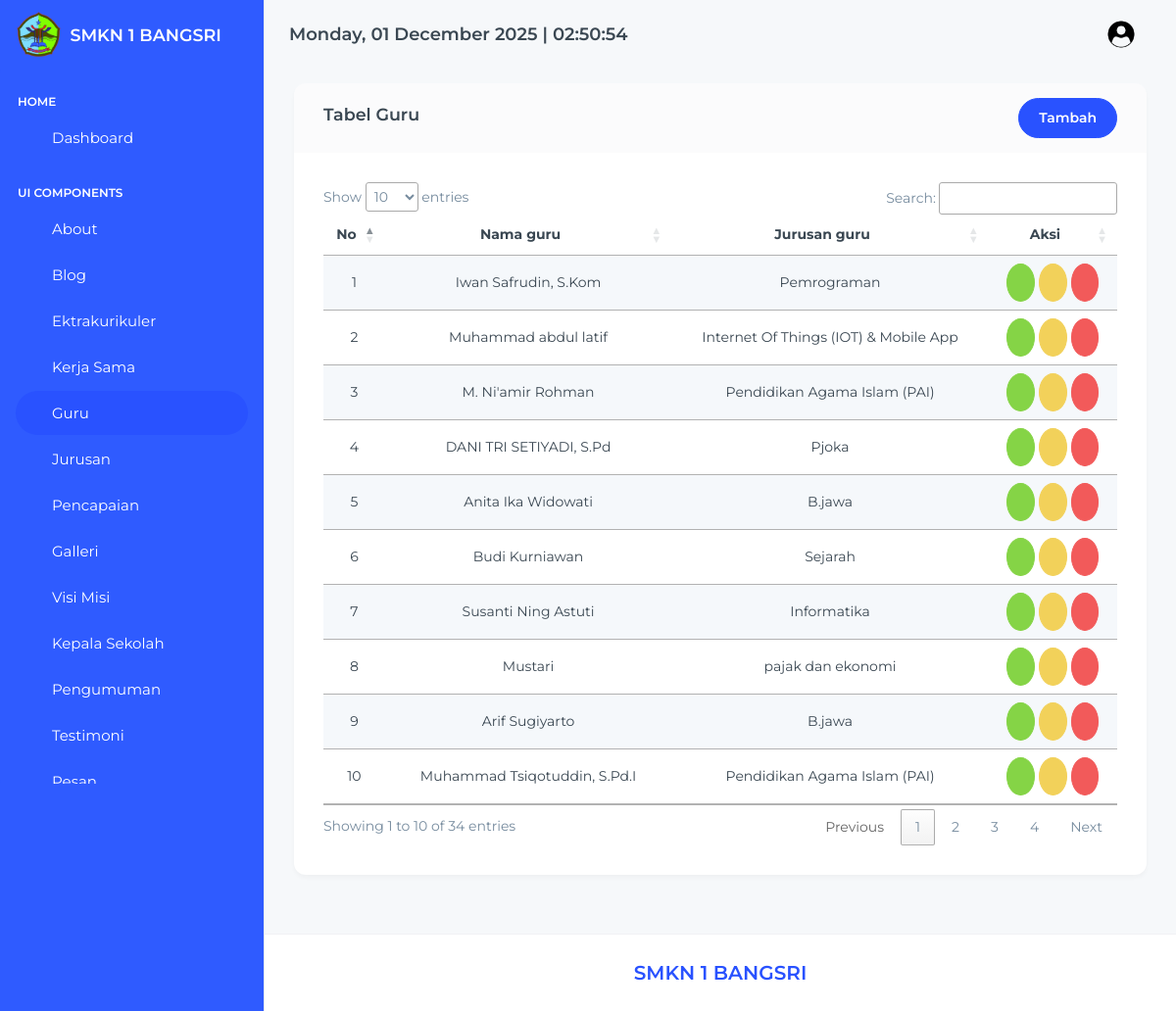
The app's page /pages/teacher/index.php (signed in) with its own data.
### tables this page shows
CREATE TABLE `teachers` (
  `id` bigint NOT NULL,
  `teacher_name` varchar(255) NOT NULL,
  `teacher_photo` text NOT NULL,
  `teacher_major` varchar(255) NOT NULL,
  `gender` varchar(200) NOT NULL
);

### pages/teacher/index.php (the view)
<?php
include '../../partials/header.php';
include '../../partials/sidebar.php';
include '../../partials/navbar.php';
$qTeachers = "SELECT * FROM teachers";
$result = mysqli_query($connect, $qTeachers) or die(mysqli_error($connect));
?>
<div class="container-fluid">
    <div class="row">
        <div class="col-12">
            <div class="card">
                <div class="card-header d-flex align-items-center justify-content-between">
                    <h5>Tabel Guru</h5>
                    <a href="./create.php" class="btn btn-primary">Tambah</a>
                </div>
                <div class="card-body">
                    <div class="table-responsive">
                        <table id="datatable" class="table table-striped table-hover align-middle">
                            <thead>
                                <tr>
                                    <th class="text-center">No</th>
                                    <th class="text-center">Nama guru</th>
                                    <th class="text-center">Jurusan guru</th>
                                    <th class="text-center">Aksi</th>
                                </tr>
                            </thead>
                            <tbody>
                                <?php
                                $no = 1;
                                while ($item = $result->fetch_object()):
                                ?>
                                    <tr>
                                        <td class="text-center"><?= $no ?></td>
                                        <td class="text-center"><?= $item->teacher_name ?></td>
                                        <td class="text-center"><?= $item->teacher_major ?></td>
                                        <td class="text-center">
                                            <a href="./detail.php?id=<?= $item->id ?>" class="btn btn-success rounded-circle p-2" title="Detail">
                                                <i class='ti ti-eye'></i>
                                            </a>
                                            <a href="./edit.php?id=<?= $item->id ?>" class="btn btn-warning rounded-circle p-2" title="Edit">
                                                <i class='ti ti-edit'></i>
                                            </a>
                                            <a href="../../actions/teacher/destroy.php?id=<?= $item->id ?>" class="btn btn-danger rounded-circle p-2" onclick="return confirm('Apakah anda yakin?')" title="Hapus">
                                                <i class="ti ti-trash"></i>
                                            </a>
                                        </td>
                                    </tr>
                                <?php
                                    $no++;
                                endwhile;
                                ?>
                            </tbody>
                        </table>
                    </div>
                </div>
            </div>
        </div>
    </div>
</div>
<?php
include '../../partials/footer.php';
include '../../partials/script.php';
?>

### records on screen
teachers: teacher_name "Iwan Safrudin, S.Kom", teacher_major "Pemrograman"
teachers: teacher_name "Muhammad abdul latif", teacher_major "Internet Of Things (IOT) & Mobile App"
teachers: teacher_name "M. Ni'amir Rohman", teacher_major "Pendidikan Agama Islam (PAI)"
teachers: teacher_name "DANI TRI SETIYADI, S.Pd", teacher_major "Pjoka"
teachers: teacher_name "Anita Ika Widowati", teacher_major "B.jawa"
teachers: teacher_name "Budi Kurniawan", teacher_major "Sejarah"
teachers: teacher_name "Susanti Ning Astuti", teacher_major "Informatika"
teachers: teacher_name "Mustari", teacher_major "pajak dan ekonomi"
teachers: teacher_name "Arif Sugiyarto", teacher_major "B.jawa"
teachers: teacher_name "Muhammad Tsiqotuddin, S.Pd.I", teacher_major "Pendidikan Agama Islam (PAI)"
